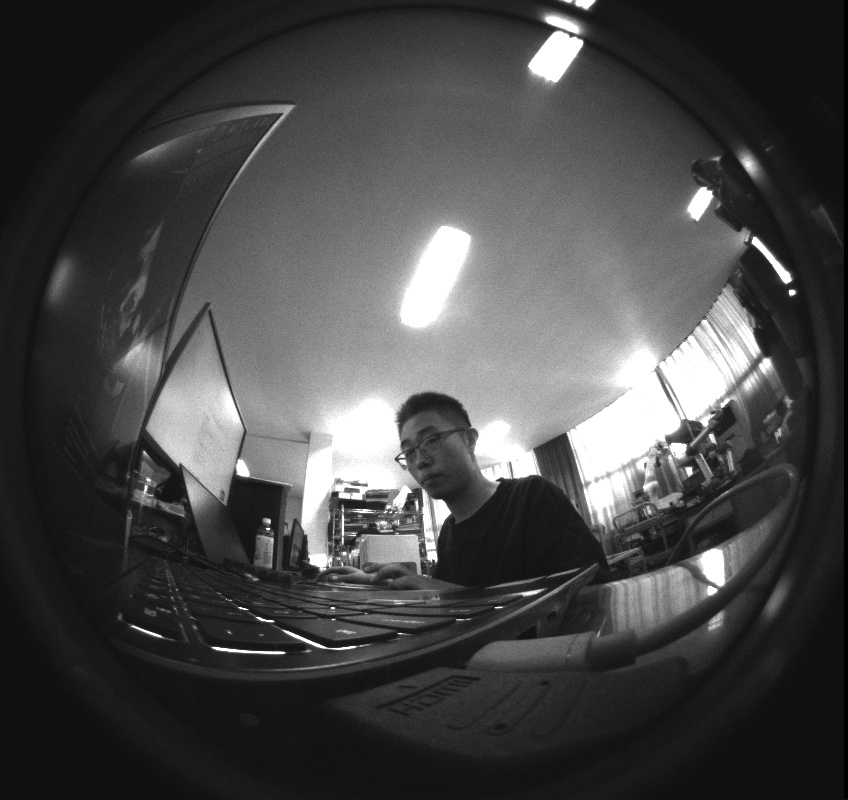
#> input picture image/raw.jpg, 848 x 800 px
$ python fisheye_undistort.py   (older library calls are emulated)
#> lines starting #> are read from the running program, lines starting #| are printed output that depends on the picture
#!/usr/bin/env python
import cv2
import numpy as np
import glob

def undistort(img_path,K,D,DIM,scale=1.0,imshow=False):
#> called with img_path = '../image/raw.jpg', K = array of shape (3, 3), D = array of shape (4, 1), DIM = (848, 800), scale = 1, imshow = False
    img = cv2.imread(img_path)
#> img is the input picture: shape (800, 848, 3); min 0, max 255, mean 72.2
    dim1 = img.shape[:2][::-1]  #dim1 is the dimension of input image to un-distort
#> dim1 = (848, 800)
    assert dim1[0]/dim1[1] == DIM[0]/DIM[1], "Image to undistort needs to have same aspect ratio as the ones used in calibration"
    if dim1[0]!=DIM[0]:
        img = cv2.resize(img,DIM,interpolation=cv2.INTER_AREA)
    Knew = K.copy()
    if scale:#change fov
        Knew[(0,1), (0,1)] = scale * Knew[(0,1), (0,1)]
    map1, map2 = cv2.fisheye.initUndistortRectifyMap(K, D, np.eye(3), Knew, DIM, cv2.CV_16SC2)
    undistorted_img = cv2.remap(img, map1, map2, interpolation=cv2.INTER_LINEAR, borderMode=cv2.BORDER_CONSTANT)
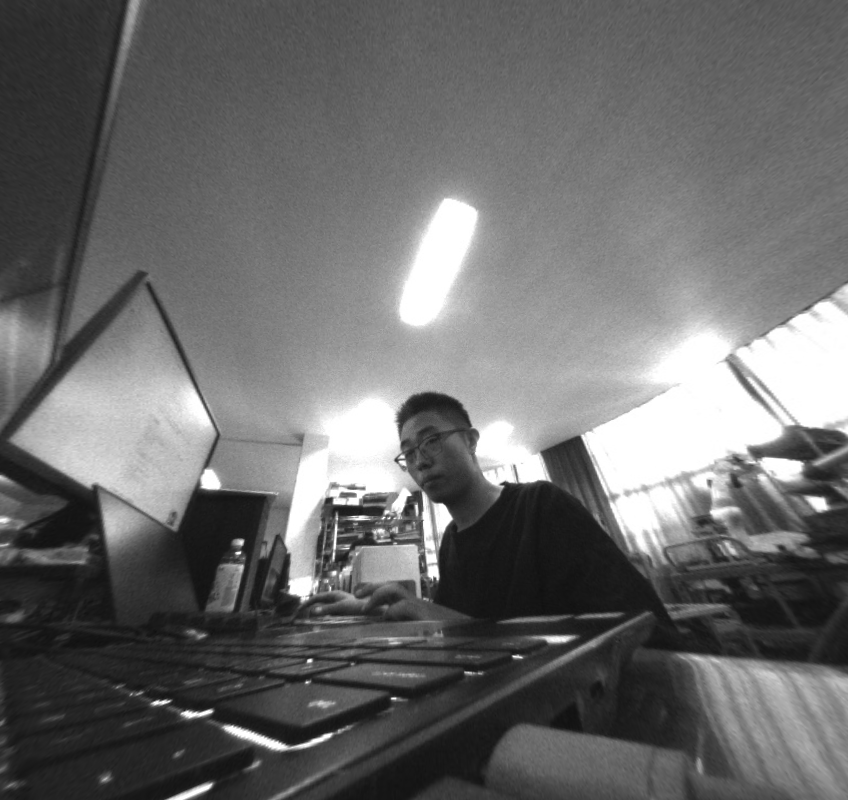
#> undistorted_img: shape (800, 848, 3); min 16, max 255, mean 106.9
    if imshow:
        cv2.imshow("undistorted", undistorted_img)
    return undistorted_img

if __name__ == '__main__':

    DIM=(848, 800)
    K=np.array([[286.1809997558594, 0.0, 421.6383972167969,], [0.0, 286.3576965332031, 403.9013977050781], [0.0, 0.0, 1.0]])
    D=np.array([[-0.008326118811964989], [0.04620290920138359], [-0.04403631016612053], [0.00837636087089777]])

    img = undistort('../image/raw.jpg',K,D,DIM)
    cv2.imwrite('../image/processed.jpg', img)
